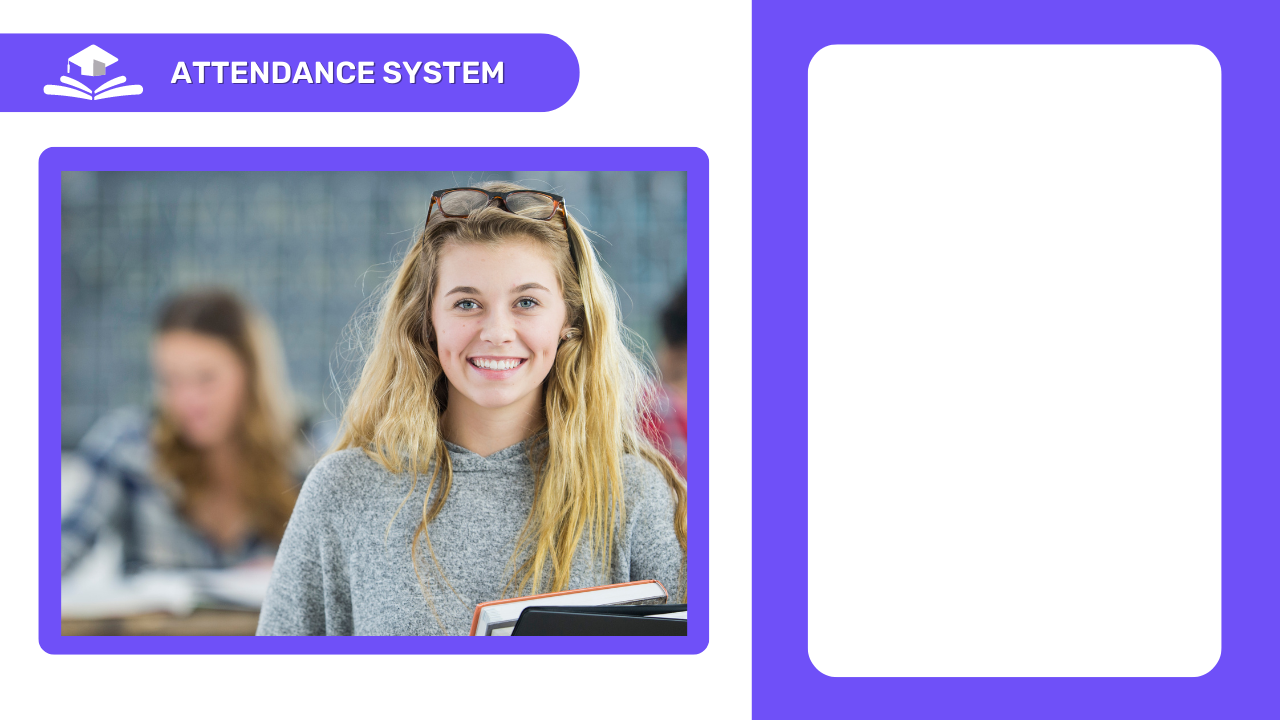
#> input picture Modes/background.png, 1280 x 720 px
$ python -i challenge_response.py   (imports and definitions only)
#> lines starting #> are read from the running program, lines starting #| are printed output that depends on the picture; after the words box and inside, x2 and y2 are one past the last pixel; in counts of white or black regions, pixels touching at a corner belong together
#> further down, picture is the input picture: shape (720, 1280, 3); mean B, G, R 216.2, 180.3, 187.5
# challenge_response.py
import time
import os
import cv2
import mediapipe as mp
import random

mp_face_mesh = mp.solutions.face_mesh

######################################
# Load ảnh nền
# [1 line not run here, left out]
folderModePath = "Modes"

#Vòng for để được thư mục laatys từng ảnh của thư mục : lấy ảnh background
modePathList = os.listdir(folderModePath)
imgModeList = []
# [2 lines not run here, left out]
##################################### show treen lap

def detect_spoofing_by_edges(frame, threshold_ratio=0.015):
#> called with threshold_ratio = 0.015
    gray = cv2.cvtColor(frame, cv2.COLOR_BGR2GRAY)
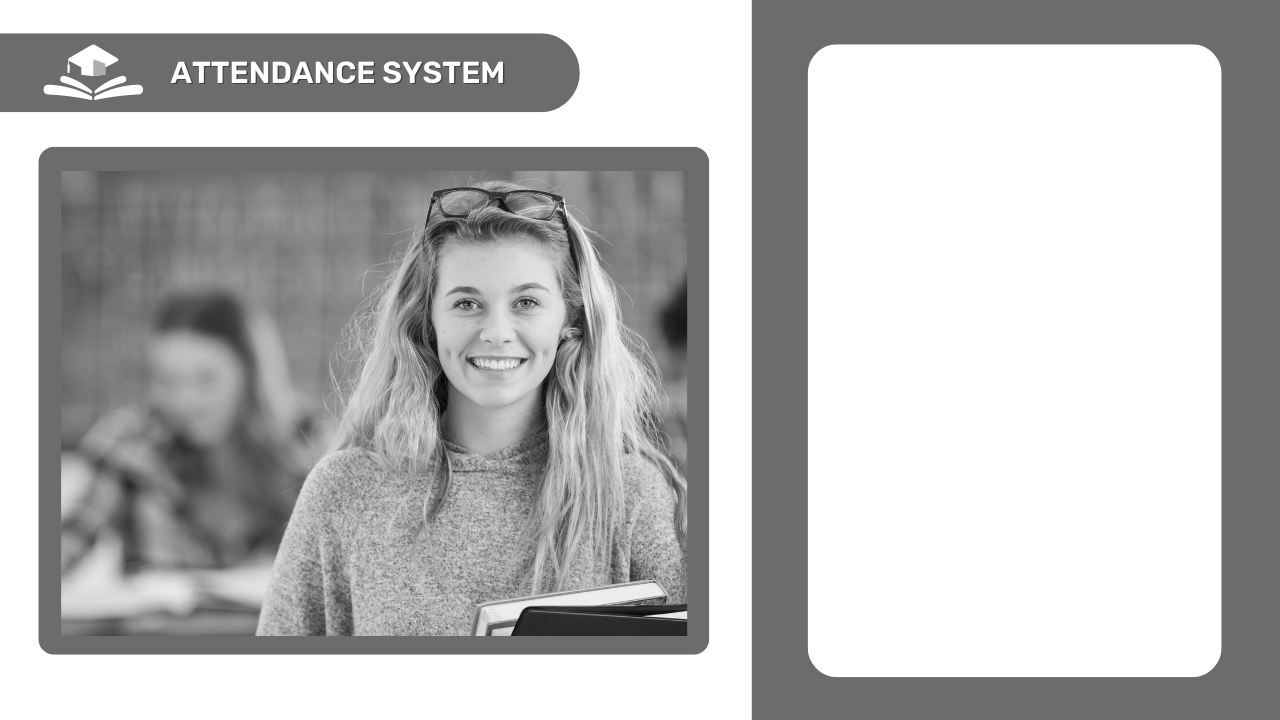
#> gray: shape (720, 1280); min 2, max 255, mean 186.4
    edges = cv2.Canny(gray, 100, 200)
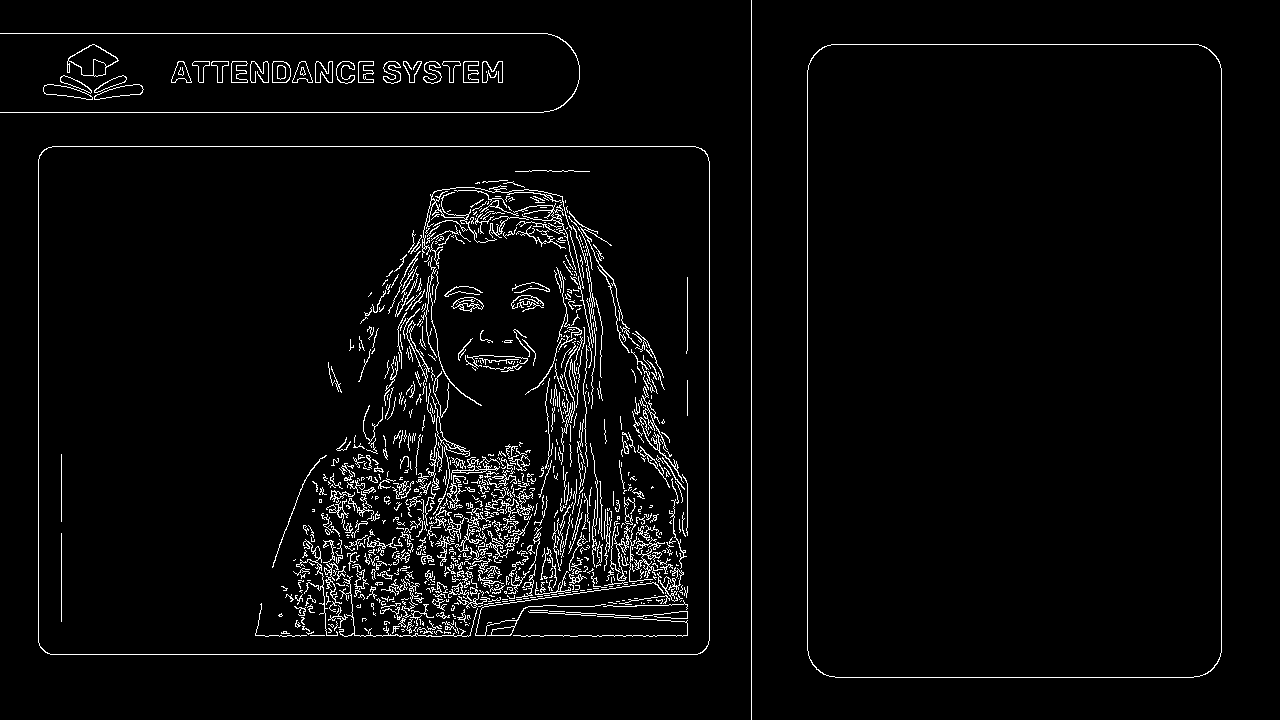
#> edges: shape (720, 1280); 3.7% white in thin lines or dots

    contours, _ = cv2.findContours(edges, cv2.RETR_EXTERNAL, cv2.CHAIN_APPROX_SIMPLE)
#> contours = 26 contours, 3 with area under 20; largest, box (x1, y1, x2, y2) and area: (38, 146, 710, 655) 340651, (807, 44, 1222, 678) 261315, (67, 44, 119, 77) 946, (43, 84, 93, 100) 386, (94, 84, 144, 100) 384

    height, width = frame.shape[:2]
#> height = 720; width = 1280
    suspicious_rects = 0

    for cnt in contours:
        approx = cv2.approxPolyDP(cnt, 0.02 * cv2.arcLength(cnt, True), True)
        area = cv2.contourArea(cnt)

        if len(approx) == 4 and area > (width * height * threshold_ratio):
            # Là hình chữ nhật đủ lớn
            suspicious_rects += 1
#> this loop made 26 passes
#> (approx, area, suspicious_rects) on passes 1, 23: ([[41, 152], [45, 652], [706, 648], [704, 150]], 340651, 1), ([[822, 47], [812, 664], [1207, 673], [1218, 59]], 261315, 2)
#> area on passes 2, 3, 4, 5, 7, 8: 384.5, 386, 191.5, 191, 21, 209.5
#> after the loop, suspicious_rects = 2

    return suspicious_rects >= 1  # Phát hiện ít nhất 1 hình chữ nhật


# [75 lines left out: functions get_head_pose_direction, challenge_action, not called in this run]

>>> import cv2
>>> picture = cv2.imread('Modes/background.png')
>>> result = detect_spoofing_by_edges(picture)
#> result = True
